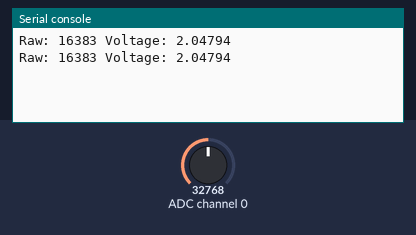
Bench run of a program on a simulated CircuitPython board. Parts: the last lines printed to the serial console. The test bench sets the inputs (shaded band); at power-on: ADC channel 0 = 32768 (analog values on the 0–65535 scale).

Above: at 1.2 s.
1.3 s: ADC channel 0 set to 45874
At 2.4 s:
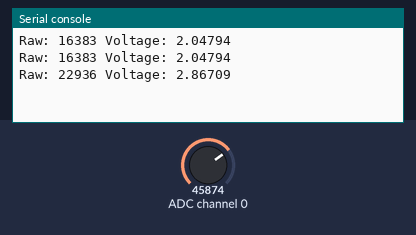
2.8 s: ADC channel 0 set to 57670
At 3.8 s:
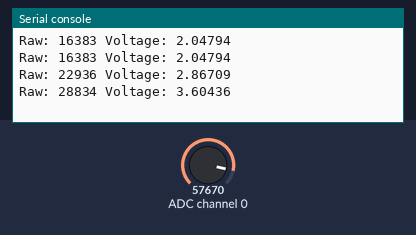
Timing chart, 0 to 5.8 s (numbered marks = the images above; inputs shaded):
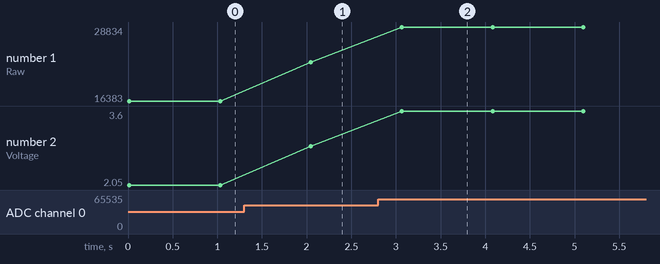

The program:

test.py
```python
import time
import board
import busio
import adafruit_ads1x15.ads1115 as ADS
from adafruit_ads1x15.analog_in import AnalogIn

i2c = busio.I2C(board.SCL, board.SDA)
ads = ADS.ADS1115(i2c, address=0x48)
channel = AnalogIn(ads, ADS.P0)

while True:
    print("Raw:", channel.value, "Voltage:", channel.voltage)
    time.sleep(1)
```

Measured:
- after the input at 1.3 s, the serial console: prints a new line after 0.75 s (image 1)
- after the input at 2.8 s, the serial console: prints a new line after 0.27 s (image 2)
- plotted number 1: 16383 → 22936 after the input at 1.3 s, 22936 → 28834 after the input at 2.8 s
- plotted number 2: 2.05 → 2.87 after the input at 1.3 s, 2.87 → 3.6 after the input at 2.8 s
